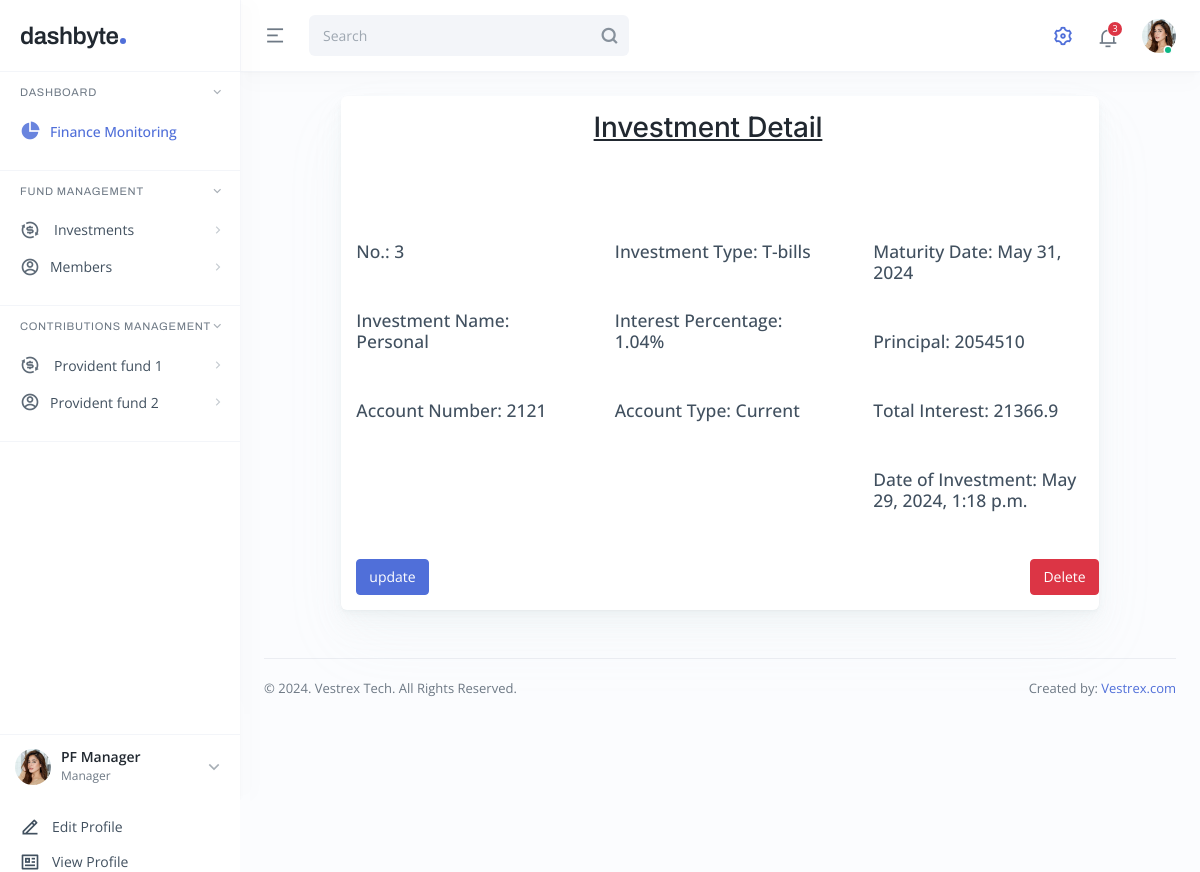
/fund/investmentDetail/3/, run on an earlier commit of the app's database.
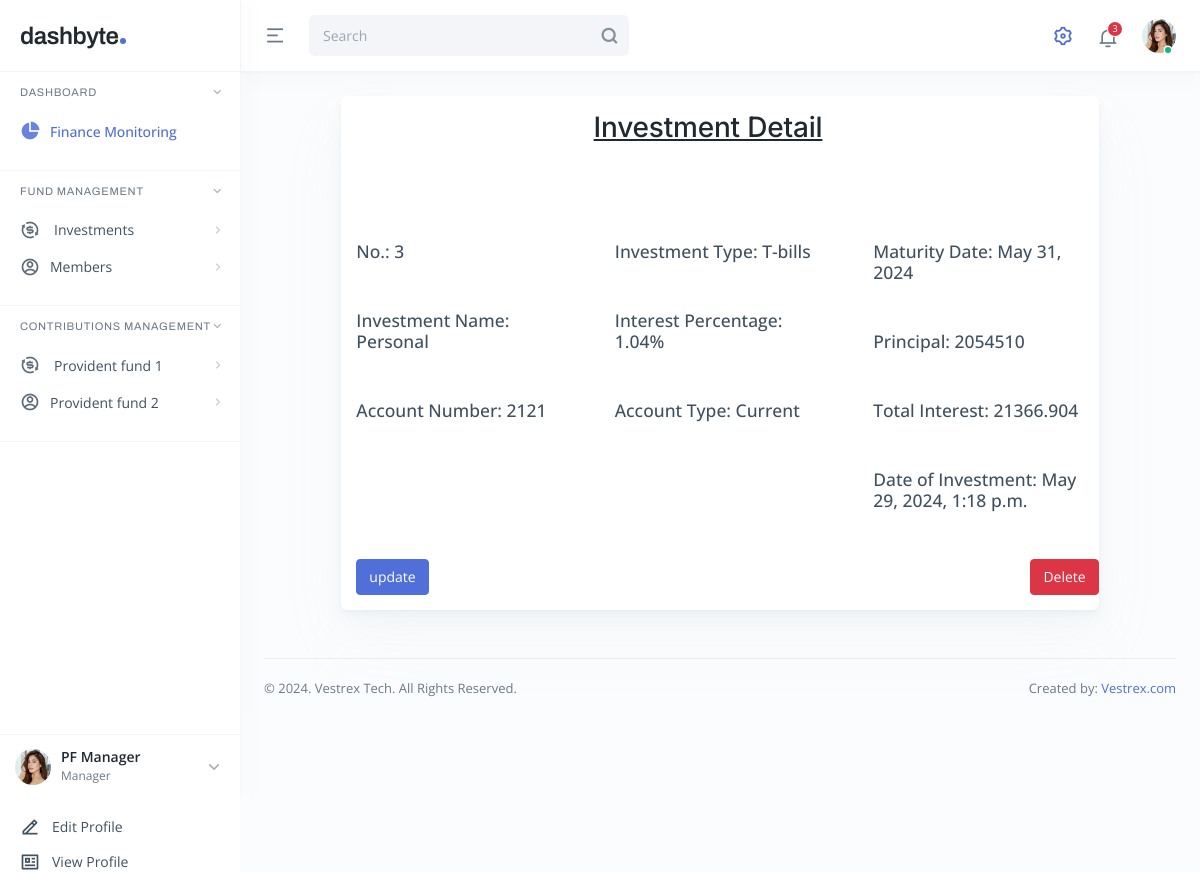
And on a later commit of the database.
### Fund/models.py (models this page shows, shortened)
class InvestmentDetail(models.Model):
    investment_type = models.CharField(max_length=50)
    account_type = models.CharField(max_length=50)
    account_name = models.CharField(max_length=50)
    account_number = models.IntegerField(unique=True)
    principal_amount = models.FloatField()
    interest_percentage = models.FloatField()
    rollover_interest_percentage = models.FloatField(null=True, blank=True)
    interest_amount = models.FloatField(blank=True, null=True)
    interest_start_date = models.DateField(null=False, blank=False)
    interest_end_date = models.DateField(null=False, blank=False)
    created_date = models.DateTimeField(auto_now_add=True)
    updated_date = models.DateTimeField(auto_now=True)
    CHOICES = [('ROLLOVER','Roll Over'),('END','End'),('NULL', 'null')]
    roll_over = models.CharField(choices=CHOICES, default='NULL', max_length=15)

### Fund/views.py (the view)
# urls.py: path('investmentDetail/<int:pk>/', views.InvestmentDetailView.as_view(), name='investment_detail'),
class InvestmentDetailView(DetailView):
    model = InvestmentDetail
    template_name = 'dashboard/investment_details.html'
    context_object_name = 'investment_detail'

### Fund/templates/dashboard/investment_details.html
{% extends 'dashboard/base.html' %}
{% block content %}
<div class="main main-app p-4 p-lg-4">
    <div class="row g-3 justify-content-center">
        <div class="col-md-12 col-xl-10">
          <div class="card card-one">
            <div class="card-body">
                <div class="row g-5">
                    <div class="row card-value text-center">
                        <h2 class="mb-5 mt-5 text-decoration-underline">
                            Investment Detail
                        </h2>
                    </div>
                    <div class="col-md-4">
                        <p class="mb-5 h5">No.: {{ investment_detail.id }}</p>
                        <p class="mb-5 h5">Investment Name: {{ investment_detail.account_name }}</p>
                        <p class="mb-5 h5">Account Number: {{ investment_detail.account_number }}</p>
                    </div>
                    <div class="col-md-4">
                        <p class="mb-5 h5">Investment Type: {{ investment_detail.investment_type }}</p>
                        <p class="mb-5 h5">Interest Percentage: {{ investment_detail.interest_percentage }}%</p>
                        <p class="mb-5 h5">Account Type: {{ investment_detail.account_type }}</p>
                    </div>
                    <div class="col-md-4">
                        <p class="mb-5 h5">Maturity Date: {{ investment_detail.interest_end_date }}</p>
                        <p class="mb-5 h5">Principal: {{ investment_detail.principal_amount }}</p>
                        <p class="mb-5 h5">Total Interest: {{ investment_detail.interest_amount }}</p>
                        <p class="mb-5 h5">Date of Investment: {{ investment_detail.created_date }}</p>
                    </div>
                </div>
                <div class="row g-2 d-flex justify-content-between">
                    <div class="col-1">
                        <a class="btn btn-primary" href="{% url 'investment_update' investment_detail.pk %}">update</a>
                    </div>
                    <div class="col-1 justify-content-end">
                        <a class="btn btn-danger" href="{% url 'delete_investment' investment_detail.pk %}">Delete</a>
                    </div>
                </div>
            </div>
          </div>
    </div>
</div>
{% endblock %}

What changed in the data, as far as the page shows it:
changed InvestmentDetail "Personal": interest_amount "21366.9" → "21366.904"
